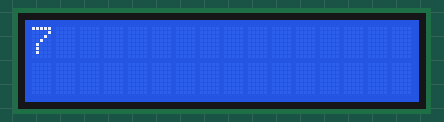
Recording of a sketch running on a simulated Arduino Uno, built with avr-gcc and run on an emulated ATmega328P. Parts: 16×2 character LCD. Random numbers use the default seed unless the sketch sets one.

Above: at 0.6 s.
At 5.1 s:
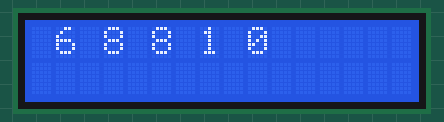
At 10.1 s:
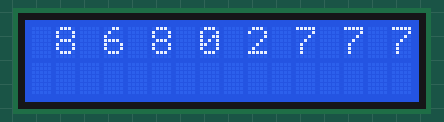
At 19.6 s:
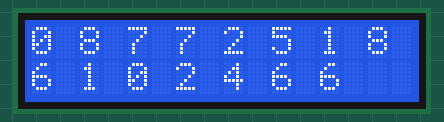
At 29.1 s:
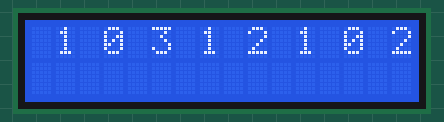
At 39.2 s:
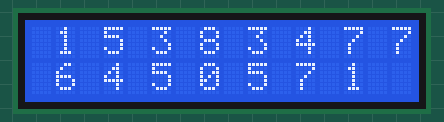

Measured:
- what the display in image 0 shows lasts 0.5 s, from 0.6 s to 1.1 s

The sketch:

sketch_may31a.ino
```cpp
#include <LiquidCrystal.h>

const int rs = 12, enable = 11;
const int d4 = 5, d5 = 4, d6 = 3, d7 = 2;

LiquidCrystal lcd(rs, enable, d4, d5, d6, d7);

int randNumbers[27];

void setup() {
  // put your setup code here, to run once:
  lcd.begin(16, 2);
  Serial.begin(9600);
}

void loop() {
  // put your main code here, to run repeatedly:
  lcd.setCursor(0, 0);

  for (int i = 0; i < 27; i++) {
    randNumbers[i] = random(9);
    lcd.print(randNumbers[i]);
    lcd.scrollDisplayLeft();
    lcd.print(" ");
    delay(500);
  }
}
```
